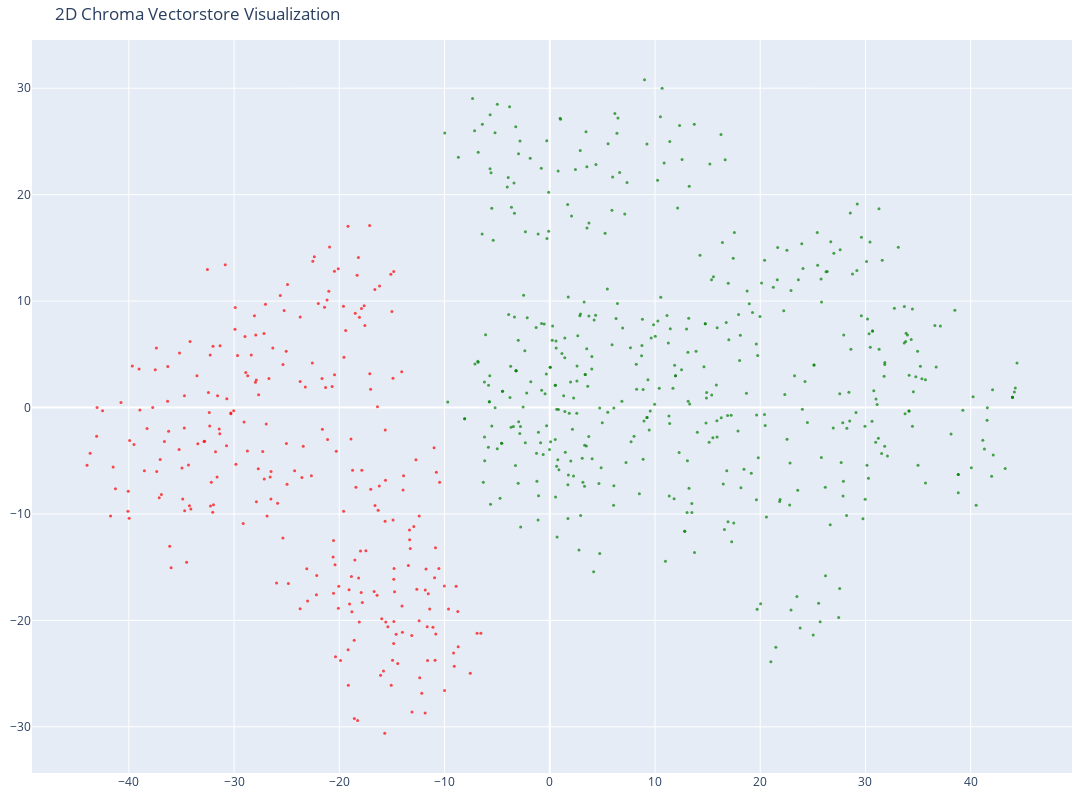

Notebook code for this chart:
### Code cell
# 2d version
# 2D version

# Create the 2D scatter plot
fig = go.Figure(data=[go.Scatter(
    x=reduced_vectors[:, 0],
    y=reduced_vectors[:, 1],
    mode='markers',
    marker=dict(size=3, color=colors, opacity=0.7),
)])

fig.update_layout(
    title='2D Chroma Vectorstore Visualization',
    scene=dict(xaxis_title='x', yaxis_title='y'),
    width=1200,
    height=800,
    margin=dict(r=20, b=10, l=10, t=40)
)

fig.show()

### Figure 1 — Plotly figure (JSON) as saved in the notebook; plotly's stock layout.template omitted (floating-point values rounded to 4 significant figures; data arrays with more than 128 entries replaced by an {"elided": "..."} marker saying what was removed)
{"data": [{"marker": {"color": {"elided": "712 str values"}, "opacity": 0.7, "size": 3}, "mode": "markers", "type": "scatter", "x": {"elided": "712 float values"}, "y": {"elided": "712 float values"}}], "layout": {"height": 800, "margin": {"b": 10, "l": 10, "r": 20, "t": 40}, "scene": {"xaxis": {"title": {"text": "x"}}, "yaxis": {"title": {"text": "y"}}}, "title": {"text": "2D Chroma Vectorstore Visualization"}, "width": 1200}}
